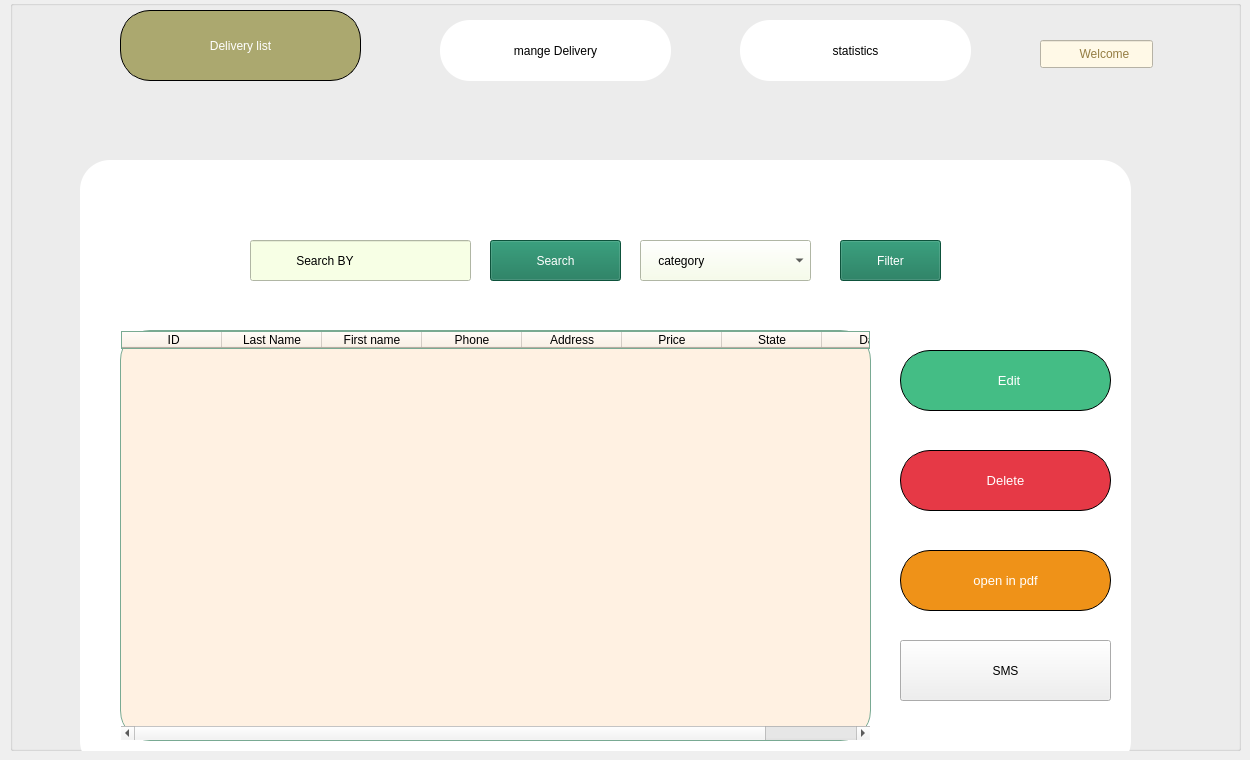
      <widget class="QWidget" name="listpage_del">
       <widget class="QGroupBox" name="groupBox_5">
        <property name="geometry">
         <rect>
          <x>10</x>
          <y>0</y>
          <width>1231</width>
          <height>751</height>
         </rect>
        </property>
        <property name="title">
         <string/>
        </property>
        <widget class="QPushButton" name="deliv_mange_button_3">
         <property name="geometry">
          <rect>
           <x>430</x>
           <y>20</y>
           <width>231</width>
           <height>61</height>
          </rect>
         </property>
         <property name="focusPolicy">
          <enum>Qt::FocusPolicy::ClickFocus</enum>
         </property>
         <property name="styleSheet">
          <string notr="true">background-color: rgb(255, 255, 255);
color: rgb(0, 0, 0);
font: 700 15pt &quot;Terminal&quot;;
border-radius:30px;</string>
         </property>
         <property name="text">
          <string>mange Delivery</string>
         </property>
        </widget>
        <widget class="QPushButton" name="deliv_statis_button_3">
         <property name="geometry">
          <rect>
           <x>730</x>
           <y>20</y>
           <width>231</width>
           <height>61</height>
          </rect>
         </property>
         <property name="focusPolicy">
          <enum>Qt::FocusPolicy::ClickFocus</enum>
         </property>
         <property name="styleSheet">
          <string notr="true">background-color: rgb(255, 255, 255);
font: 700 15pt &quot;Terminal&quot;;
color: rgb(0, 0, 0);
border-radius:30px;
</string>
         </property>
         <property name="text">
          <string>statistics</string>
         </property>
        </widget>
        <widget class="QLineEdit" name="lineEdit_7">
         <property name="geometry">
          <rect>
           <x>1030</x>
           <y>40</y>
           <width>113</width>
           <height>28</height>
          </rect>
         </property>
         <property name="styleSheet">
          <string notr="true">background-color: rgb(255, 249, 231);
font: 20pt &quot;Rage Italic&quot;;
color: rgb(148, 125, 66);</string>
         </property>
         <property name="text">
          <string>           Welcome</string>
         </property>
         <property name="dragEnabled">
          <bool>false</bool>
         </property>
        </widget>
        <widget class="QPushButton" name="deliv_list_button_3">
         <property name="geometry">
          <rect>
           <x>110</x>
           <y>10</y>
           <width>241</width>
           <height>71</height>
          </rect>
         </property>
         <property name="focusPolicy">
          <enum>Qt::FocusPolicy::ClickFocus</enum>
         </property>
         <property name="styleSheet">
          <string notr="true">border: 1px solid black;
color: rgb(255, 255, 255);
font: 700 15pt &quot;Terminal&quot;;
background-color: rgb(171, 168, 111);
border-radius:30px;
</string>
         </property>
         <property name="text">
          <string>Delivery list</string>
         </property>
        </widget>
        <widget class="QLabel" name="label_43">
         <property name="geometry">
          <rect>
           <x>80</x>
           <y>10</y>
           <width>61</width>
           <height>61</height>
          </rect>
         </property>
         <property name="text">
          <string/>
         </property>
         <property name="pixmap">
          <pixmap resource="resources.qrc">:/home page/complete[1].png</pixmap>
         </property>
         <property name="scaledContents">
          <bool>true</bool>
         </property>
         <property name="openExternalLinks">
          <bool>true</bool>
         </property>
        </widget>
        <widget class="QLabel" name="del">
         <property name="geometry">
          <rect>
           <x>400</x>
           <y>20</y>
           <width>51</width>
           <height>51</height>
          </rect>
         </property>
         <property name="text">
          <string/>
         </property>
         <property name="pixmap">
          <pixmap resource="resources.qrc">:/home page/delivery-bike.png</pixmap>
         </property>
         <property name="scaledContents">
          <bool>true</bool>
         </property>
        </widget>
        <widget class="QLabel" name="label_44">
         <property name="geometry">
          <rect>
           <x>710</x>
           <y>30</y>
           <width>51</width>
           <height>51</height>
          </rect>
         </property>
         <property name="text">
          <string/>
         </property>
         <property name="pixmap">
          <pixmap resource="resources.qrc">:/home page/2636315.png</pixmap>
         </property>
         <property name="scaledContents">
          <bool>true</bool>
         </property>
        </widget>
        <widget class="QLabel" name="label_45">
         <property name="geometry">
          <rect>
           <x>1170</x>
           <y>10</y>
           <width>63</width>
           <height>61</height>
          </rect>
         </property>
         <property name="text">
          <string/>
         </property>
         <property name="pixmap">
          <pixmap resource="resources.qrc">:/home page/user (1).png</pixmap>
         </property>
         <property name="scaledContents">
          <bool>true</bool>
         </property>
        </widget>
        <widget class="QFrame" name="frame_6">
         <property name="geometry">
          <rect>
           <x>70</x>
           <y>160</y>
           <width>1051</width>
           <height>611</height>
          </rect>
         </property>
         <property name="styleSheet">
          <string notr="true">QFrame
{
font: italic 9pt &quot;Terminal&quot;;
background-color: rgb(255, 255, 255);
color: rgb(0, 0, 0);
border-radius:30px;
}
</string>
         </property>
         <property name="frameShape">
          <enum>QFrame::Shape::StyledPanel</enum>
         </property>
         <property name="frameShadow">
          <enum>QFrame::Shadow::Raised</enum>
         </property>
         <widget class="QWidget" name="widget_5" native="true">
          <property name="geometry">
           <rect>
            <x>90</x>
            <y>70</y>
            <width>791</width>
            <height>71</height>
           </rect>
          </property>
          <widget class="QLabel" name="label_4">
           <property name="geometry">
            <rect>
             <x>20</x>
             <y>10</y>
             <width>41</width>
             <height>41</height>
            </rect>
           </property>
           <property name="text">
            <string/>
           </property>
           <property name="pixmap">
            <pixmap resource="resources.qrc">:/home page/search.png</pixmap>
           </property>
           <property name="scaledContents">
            <bool>true</bool>
           </property>
          </widget>
          <widget class="QPushButton" name="Searchdeli">
           <property name="geometry">
            <rect>
             <x>320</x>
             <y>10</y>
             <width>131</width>
             <height>41</height>
            </rect>
           </property>
           <property name="styleSheet">
            <string notr="true">background-color: rgb(18, 115, 83);
color: rgb(255, 255, 255);</string>
           </property>
           <property name="text">
            <string>Search</string>
           </property>
          </widget>
          <widget class="QLineEdit" name="search_by_del_2">
           <property name="geometry">
            <rect>
             <x>80</x>
             <y>10</y>
             <width>221</width>
             <height>41</height>
            </rect>
           </property>
           <property name="styleSheet">
            <string notr="true">
background-color: rgb(247, 255, 229);

</string>
           </property>
           <property name="text">
            <string>             Search BY</string>
           </property>
          </widget>
          <widget class="QComboBox" name="comboBox_2">
           <property name="geometry">
            <rect>
             <x>470</x>
             <y>10</y>
             <width>171</width>
             <height>41</height>
            </rect>
           </property>
           <property name="focusPolicy">
            <enum>Qt::FocusPolicy::ClickFocus</enum>
           </property>
           <property name="contextMenuPolicy">
            <enum>Qt::ContextMenuPolicy::CustomContextMenu</enum>
           </property>
           <property name="styleSheet">
            <string notr="true">QComboBox{color: rgb(0, 0, 0);
background-color: rgb(247, 255, 229);}</string>
           </property>
           <item>
            <property name="text">
             <string extracomment="    category">    category</string>
            </property>
            <property name="icon">
             <iconset resource="resources.qrc">
              <normaloff>:/home page/sort-icon-512x410-1kpy040x.png</normaloff>:/home page/sort-icon-512x410-1kpy040x.png</iconset>
            </property>
           </item>
           <item>
            <property name="text">
             <string extracomment="type">type</string>
            </property>
           </item>
           <item>
            <property name="text">
             <string>pc</string>
            </property>
           </item>
           <item>
            <property name="text">
             <string>machine</string>
            </property>
           </item>
           <item>
            <property name="text">
             <string>router</string>
            </property>
           </item>
           <item>
            <property name="text">
             <string>mouse</string>
            </property>
           </item>
           <item>
            <property name="text">
             <string>printer</string>
            </property>
           </item>
           <item>
            <property name="text">
             <string>cann</string>
            </property>
           </item>
           <item>
            <property name="text">
             <string/>
            </property>
           </item>
          </widget>
          <widget class="QPushButton" name="FILTERdeli">
           <property name="geometry">
            <rect>
             <x>670</x>
             <y>10</y>
             <width>101</width>
             <height>41</height>
            </rect>
           </property>
           <property name="styleSheet">
            <string notr="true">background-color: rgb(18, 115, 83);
color: rgb(255, 255, 255);</string>
           </property>
           <property name="text">
            <string>Filter</string>
           </property>
           <property name="icon">
            <iconset resource="resources.qrc">
             <normaloff>:/home page/filter-outline-filled.png</normaloff>:/home page/filter-outline-filled.png</iconset>
           </property>
           <property name="iconSize">
            <size>
             <width>25</width>
             <height>25</height>
            </size>
           </property>
          </widget>
         </widget>
         <widget class="QPushButton" name="EDITdeli">
          <property name="geometry">
           <rect>
            <x>820</x>
            <y>190</y>
            <width>211</width>
            <height>61</height>
           </rect>
          </property>
          <property name="focusPolicy">
           <enum>Qt::FocusPolicy::StrongFocus</enum>
          </property>
          <property name="contextMenuPolicy">
           <enum>Qt::ContextMenuPolicy::CustomContextMenu</enum>
          </property>
          <property name="styleSheet">
           <string notr="true">QPushButton
{border: 1px solid black;
color: rgb(255, 255, 255);
font: 10pt ;
background-color: rgb(171, 168, 111);
background-color: rgb(68, 189, 133);
border-radius:30px;}
</string>
          </property>
          <property name="text">
           <string>  Edit</string>
          </property>
          <property name="icon">
           <iconset resource="resources.qrc">
            <normaloff>:/home page/edit - Copy.png</normaloff>:/home page/edit - Copy.png</iconset>
          </property>
          <property name="iconSize">
           <size>
            <width>50</width>
            <height>50</height>
           </size>
          </property>
          <property name="flat">
           <bool>false</bool>
          </property>
         </widget>
         <widget class="QPushButton" name="DELETEdeli">
          <property name="geometry">
           <rect>
            <x>820</x>
            <y>290</y>
            <width>211</width>
            <height>61</height>
           </rect>
          </property>
          <property name="focusPolicy">
           <enum>Qt::FocusPolicy::StrongFocus</enum>
          </property>
          <property name="styleSheet">
           <string notr="true">QPushButton
{border: 1px solid black;
color: rgb(255, 255, 255);
font: 10pt ;
background-color: rgb(230, 57, 70);
border-radius:30px;}
</string>
          </property>
          <property name="text">
           <string>Delete</string>
          </property>
          <property name="icon">
           <iconset resource="resources.qrc">
            <normaloff>:/home page/bin.png</normaloff>:/home page/bin.png</iconset>
          </property>
          <property name="iconSize">
           <size>
            <width>50</width>
            <height>50</height>
           </size>
          </property>
          <property name="flat">
           <bool>false</bool>
          </property>
         </widget>
         <widget class="QPushButton" name="PDFdeli">
          <property name="geometry">
           <rect>
            <x>820</x>
            <y>390</y>
            <width>211</width>
            <height>61</height>
           </rect>
          </property>
          <property name="focusPolicy">
           <enum>Qt::FocusPolicy::StrongFocus</enum>
          </property>
          <property name="styleSheet">
           <string notr="true">border: 1px solid black;
color: rgb(255, 255, 255);
font: 10pt ;
background-color: rgb(239, 146, 24);
border-radius:30px;
</string>
          </property>
          <property name="text">
           <string> open in pdf </string>
          </property>
          <property name="icon">
           <iconset resource="resources.qrc">
            <normaloff>:/home page/pdf-file[1].png</normaloff>:/home page/pdf-file[1].png</iconset>
          </property>
          <property name="iconSize">
           <size>
            <width>36</width>
            <height>36</height>
           </size>
          </property>
         </widget>
         <widget class="QToolButton" name="SMSdeli">
          <property name="geometry">
           <rect>
            <x>820</x>
            <y>480</y>
            <width>211</width>
            <height>61</height>
           </rect>
          </property>
          <property name="contextMenuPolicy">
           <enum>Qt::ContextMenuPolicy::NoContextMenu</enum>
          </property>
          <property name="autoFillBackground">
           <bool>false</bool>
          </property>
          <property name="styleSheet">
           <string notr="true">QToolButton {
    background-color: rgb(68, 189, 133); /* Couleur moutarde */
    color: #rgb(255, 255, 255); /* Texte noir */
    border-radius: 27px; /* Coins arrondis */
    border: 1px solid #000000; /* Bordure grise */
    font-family: &quot;MV Boli&quot;;; /* Police */
    font-size: 17px; /* Taille}</string>
          </property>
          <property name="text">
           <string>SMS</string>
          </property>
          <property name="checkable">
           <bool>false</bool>
          </property>
          <property name="autoRaise">
           <bool>false</bool>
          </property>
         </widget>
         <widget class="QTableWidget" name="tableWidgetdeli">
          <property name="geometry">
           <rect>
            <x>40</x>
            <y>170</y>
            <width>751</width>
            <height>411</height>
           </rect>
          </property>
          <property name="styleSheet">
           <string notr="true">background-color: rgb(133, 144, 121);
background-color: rgb(255, 241, 226);
border:1px solid ;
border-color: rgb(121, 170, 147);</string>
          </property>
          <column>
           <property name="text">
            <string> ID</string>
           </property>
          </column>
          <column>
           <property name="text">
            <string>Last Name</string>
           </property>
          </column>
          <column>
           <property name="text">
            <string>First name</string>
           </property>
          </column>
          <column>
           <property name="text">
            <string>Phone</string>
           </property>
          </column>
          <column>
           <property name="text">
            <string>Address</string>
           </property>
          </column>
          <column>
           <property name="text">
            <string>Price</string>
           </property>
          </column>
          <column>
           <property name="text">
            <string>State</string>
           </property>
          </column>
          <column>
           <property name="text">
            <string>Date</string>
           </property>
          </column>
         </widget>
        </widget>
       </widget>
      </widget>
